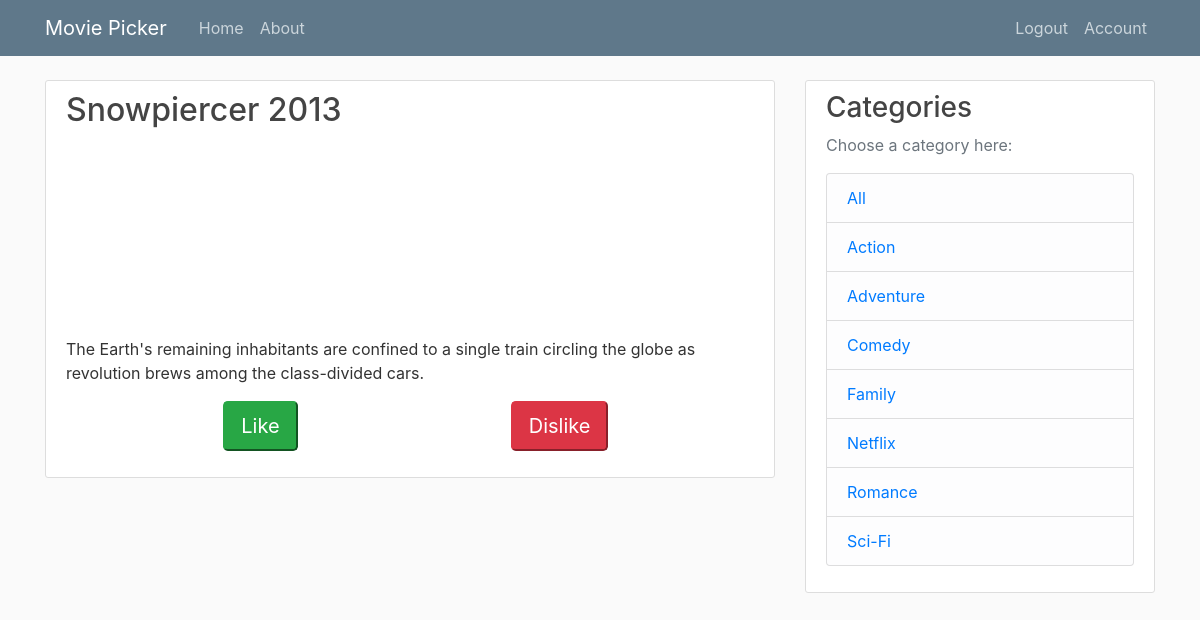
Page /home/Action (signed in) on the committed database.
### flask_app/models.py (models this page shows, shortened)
class Movie(db.Model):
    id = db.Column(db.Integer, primary_key=True)
    title = db.Column(db.String(40), nullable=False)
    released = db.Column(db.Integer, nullable=False)
    image = db.Column(db.String(100), nullable=False, default='default.jpg')
    synopsis = db.Column(db.Text, default='')

class Category(db.Model):
    id = db.Column(db.Integer, primary_key=True)
    name = db.Column(db.String(40), unique=True, nullable=False)
    movies = db.relationship('Movie', secondary=categories, lazy='subquery', backref=db.backref('categories', lazy=True))
    def __lt__(self, other):
        return self.name < other.name

### flask_app/routes.py (the view, shortened to what this page needs)
@app.route("/home/", methods=['GET', 'POST'])
@app.route("/home/<category>", methods=['GET', 'POST'])
@login_required
def home(category=''):
	if category:
		movies_list = Category.query.filter_by(name=category).first().movies
	else:
		movies_list = Movie.query.all()
	my_movies = get_my_movies(current_user, movies_list)
	form = LikeForm()
	return render_template('home.html', movies=my_movies, form=form, categories=sorted(Category.query.all()))

### flask_app/forms.py
class LikeForm(FlaskForm):
	like = SubmitField('Like')
	dislike = SubmitField('Dislike')

### flask_app/models.py (called while the page is built)
@login_manager.user_loader
def load_user(user_id):
    return User.query.get(int(user_id))

### flask_app/routes.py (called while the page is built)
def get_my_movies(user, movies_list):
	my_movies = []
	for movie in movies_list:
		if movie not in user.likes + user.dislikes:
			my_movies.append(movie)
	return my_movies

### flask_app/templates/home.html (shortened to what this page needs)
{% extends "layout.html" %}
{% block content %}
        <article class="media content-section">
          <div class="media-body">
            <h2><a class="article-title" href="#">{{movies[0].title}} {{movies[0].released}}</a></h2>
            <img src={{movies[0].image}} alt={{movies[0].title}} class='movie-img'>
            <p>{{movies[0].synopsis}}</p>
            <form method='POST' action=''>
              <div class='form-group'>
                <div class='row'>
                  <div class='col-2'></div>
                  <div class='col-3' style='text-align: center;'>
                    {{form.like(class="btn-lg btn-success like_btn")}}
                  </div>
                  <div class='col-2'></div>
                  <div class='col-3' style='text-align: center;'>
                    {{form.dislike(class="btn-lg btn-danger like_btn")}}
                  </div>
                  <div class='col-2'></div>
            </form>
          </div>
        </article>
{% endblock content %}

### flask_app/templates/layout.html (shortened to what this page needs)
<!DOCTYPE html>
<html>
<head>
    <link rel="stylesheet" href="https://maxcdn.bootstrapcdn.com/bootstrap/4.0.0/css/bootstrap.min.css">
    <link rel="stylesheet" type="text/css" href="{{ url_for('static', filename='main.css') }}">
</head>
<body>
    <header class="site-header">
      <nav class="navbar navbar-expand-md navbar-dark bg-steel fixed-top">
        <div class="container">
          <a class="navbar-brand mr-4" href="/">Movie Picker</a>
          <div class="collapse navbar-collapse" id="navbarToggle">
            <div class="navbar-nav mr-auto">
              <a class="nav-item nav-link" href="{{url_for('home')}}">Home</a>
              <a class="nav-item nav-link" href="{{url_for('about')}}">About</a>
            </div>
            <div class="navbar-nav">
              {% if current_user.is_authenticated %}
                <a class="nav-item nav-link" href="{{url_for('logout')}}">Logout</a>
                <a class="nav-item nav-link" href="{{url_for('account')}}">Account</a>
              {% else %}
                <a class="nav-item nav-link" href="{{url_for('login')}}">Login</a>
                <a class="nav-item nav-link" href="{{url_for('register')}}">Register</a>
              {% endif %}
            </div>
          </div>
        </div>
      </nav>
    </header>
    <main role="main" class="container">
      <div class="row">
        <div class="col-md-8">
          {% block content %}{% endblock %}
        </div>
        <div class="col-md-4">
          <div class="content-section">
            <h3>Categories</h3>
            <p class='text-muted'>Choose a category here:
              <ul class="list-group">
                <li class="list-group-item list-group-item-light"><a href='/home/'>All</a></li>
                {% for category in categories %}
                <li class="list-group-item list-group-item-light"><a href='/home/{{category.name}}'>{{ category.name }}</a></li>
                {% endfor %}
              </ul>
            </p>
          </div>
        </div>
      </div>
    </main>
</body>
</html>

### flask_app/static/main.css (style rules this page uses)
body { background: #fafafa; color: #333333; margin-top: 5rem; }
h1, h2, h3, h4, h5, h6 { color: #444444; }
.bg-steel { background-color: #5f788a; }
.site-header .navbar-nav .nav-link { color: #cbd5db; }
.content-section { background: #ffffff; padding: 10px 20px; border: 1px solid #dddddd; border-radius: 3px; margin-bottom: 20px; }
.article-title { color: #444444; }
.movie-img { display: block; margin-left: auto; margin-right: auto; width: 200px; padding: 20px; }

### rows in the picture
Movie: title "Snowpiercer", released "2013", image (picture), synopsis "The Earth's remaining inhabitants are confined to a single train circling the globe as revolution brews among the class-divided cars."
Category: name "Action"
Category: name "Adventure"
Category: name "Comedy"
Category: name "Family"
Category: name "Netflix"
Category: name "Romance"
Category: name "Sci-Fi"
